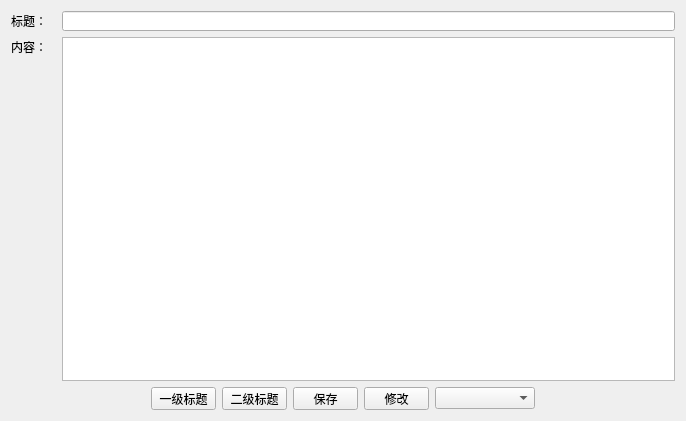
<?xml version="1.0" encoding="UTF-8"?>
<ui version="4.0">
 <class>NewWindow</class>
 <widget class="QWidget" name="NewWindow">
  <property name="geometry">
   <rect>
    <x>0</x>
    <y>0</y>
    <width>686</width>
    <height>421</height>
   </rect>
  </property>
  <property name="minimumSize">
   <size>
    <width>600</width>
    <height>400</height>
   </size>
  </property>
  <property name="windowTitle">
   <string>Form</string>
  </property>
  <layout class="QGridLayout" name="gridLayout_3">
   <item row="0" column="0">
    <layout class="QGridLayout" name="gridLayout_2">
     <item row="0" column="0">
      <layout class="QHBoxLayout" name="horizontalLayout">
       <item>
        <widget class="QLabel" name="title">
         <property name="minimumSize">
          <size>
           <width>45</width>
           <height>20</height>
          </size>
         </property>
         <property name="maximumSize">
          <size>
           <width>45</width>
           <height>20</height>
          </size>
         </property>
         <property name="text">
          <string>标题：</string>
         </property>
        </widget>
       </item>
       <item>
        <widget class="QLineEdit" name="lineEdit">
         <property name="minimumSize">
          <size>
           <width>0</width>
           <height>20</height>
          </size>
         </property>
         <property name="maximumSize">
          <size>
           <width>16777215</width>
           <height>20</height>
          </size>
         </property>
        </widget>
       </item>
      </layout>
     </item>
     <item row="1" column="0">
      <layout class="QGridLayout" name="gridLayout">
       <item row="0" column="0">
        <widget class="QLabel" name="content">
         <property name="minimumSize">
          <size>
           <width>45</width>
           <height>20</height>
          </size>
         </property>
         <property name="maximumSize">
          <size>
           <width>45</width>
           <height>20</height>
          </size>
         </property>
         <property name="text">
          <string>内容：</string>
         </property>
        </widget>
       </item>
       <item row="0" column="1" rowspan="2">
        <widget class="QTextEdit" name="textEdit"/>
       </item>
       <item row="1" column="0">
        <spacer name="verticalSpacer">
         <property name="orientation">
          <enum>Qt::Vertical</enum>
         </property>
         <property name="sizeHint" stdset="0">
          <size>
           <width>20</width>
           <height>40</height>
          </size>
         </property>
        </spacer>
       </item>
      </layout>
     </item>
     <item row="2" column="0">
      <layout class="QHBoxLayout" name="horizontalLayout_2">
       <item>
        <spacer name="horizontalSpacer_2">
         <property name="orientation">
          <enum>Qt::Horizontal</enum>
         </property>
         <property name="sizeHint" stdset="0">
          <size>
           <width>40</width>
           <height>20</height>
          </size>
         </property>
        </spacer>
       </item>
       <item>
        <widget class="QPushButton" name="btnT1">
         <property name="minimumSize">
          <size>
           <width>65</width>
           <height>23</height>
          </size>
         </property>
         <property name="maximumSize">
          <size>
           <width>65</width>
           <height>23</height>
          </size>
         </property>
         <property name="text">
          <string>一级标题</string>
         </property>
        </widget>
       </item>
       <item>
        <widget class="QPushButton" name="btnT2">
         <property name="minimumSize">
          <size>
           <width>65</width>
           <height>23</height>
          </size>
         </property>
         <property name="maximumSize">
          <size>
           <width>65</width>
           <height>23</height>
          </size>
         </property>
         <property name="text">
          <string>二级标题</string>
         </property>
        </widget>
       </item>
       <item>
        <widget class="QPushButton" name="save">
         <property name="minimumSize">
          <size>
           <width>65</width>
           <height>23</height>
          </size>
         </property>
         <property name="maximumSize">
          <size>
           <width>65</width>
           <height>23</height>
          </size>
         </property>
         <property name="text">
          <string>保存</string>
         </property>
        </widget>
       </item>
       <item>
        <widget class="QPushButton" name="btn_modify">
         <property name="minimumSize">
          <size>
           <width>65</width>
           <height>23</height>
          </size>
         </property>
         <property name="maximumSize">
          <size>
           <width>65</width>
           <height>23</height>
          </size>
         </property>
         <property name="text">
          <string>修改</string>
         </property>
        </widget>
       </item>
       <item>
        <widget class="QComboBox" name="comboBox_label">
         <property name="minimumSize">
          <size>
           <width>100</width>
           <height>22</height>
          </size>
         </property>
         <property name="maximumSize">
          <size>
           <width>100</width>
           <height>22</height>
          </size>
         </property>
        </widget>
       </item>
       <item>
        <spacer name="horizontalSpacer">
         <property name="orientation">
          <enum>Qt::Horizontal</enum>
         </property>
         <property name="sizeHint" stdset="0">
          <size>
           <width>40</width>
           <height>20</height>
          </size>
         </property>
        </spacer>
       </item>
      </layout>
     </item>
    </layout>
   </item>
  </layout>
 </widget>
 <resources/>
 <connections/>
</ui>
